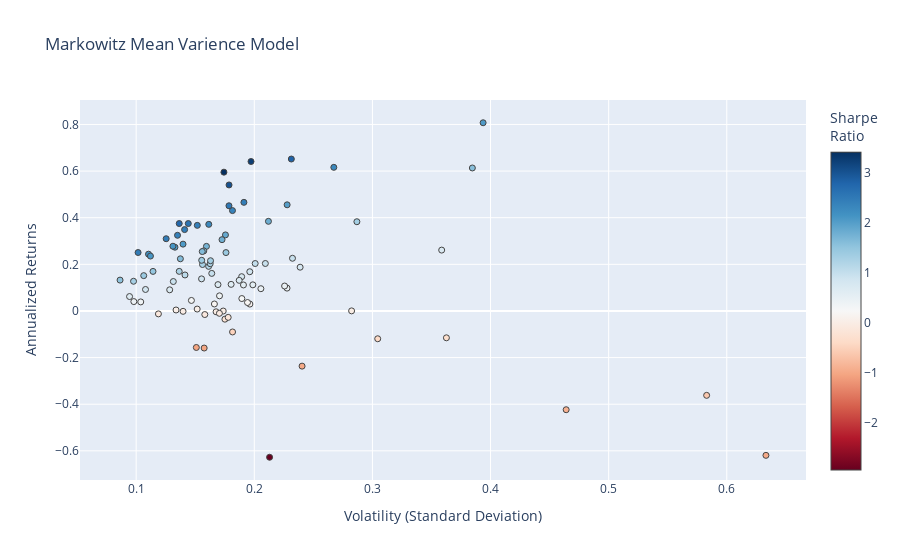

Source (notebook cell):
### Code cell
hover_texts = [
    f"{ticker} <br>Volatility: {vol:.3f} <br>Returns: {ret:.3%} <br>Sharpe Ratio: {sr:.3f}"
    for ticker, vol, ret, sr in zip(names, volatility, annualized_returns, sharpe_ratios)
]

fig = go.Figure(data=go.Scatter(
    x=volatility,
    y=annualized_returns,
    mode='markers',
    hoverinfo='text',
    hovertext=hover_texts,
    marker=dict(color=sharpe_ratios, colorscale = 'RdBu', size=6, line=dict(width=1), colorbar=dict(title="Sharpe<br>Ratio")
    )
))

fig.update_layout(
    title='Markowitz Mean Varience Model',
    xaxis_title='Volatility (Standard Deviation)',
    yaxis_title='Annualized Returns',
)

fig.show()

### Figure 1 — Plotly figure (JSON) as saved in the notebook; plotly's stock layout.template omitted (floating-point values rounded to 4 significant figures)
{"data": [{"hoverinfo": "text", "hovertext": ["BA_Close <br>Volatility: 0.174 <br>Returns: 59.541% <br>Sharpe Ratio: 3.416", "MCD_Close <br>Volatility: 0.136 <br>Returns: 37.497% <br>Sharpe Ratio: 2.748", "T_Close <br>Volatility: 0.175 <br>Returns: -3.526% <br>Sharpe Ratio: -0.201", "SO_Close <br>Volatility: 0.119 <br>Returns: -1.259% <br>Sharpe Ratio: -0.106", "CPB_Close <br>Volatility: 0.240 <br>Returns: -23.666% <br>Sharpe Ratio: -0.984", "UA_Close <br>Volatility: 0.464 <br>Returns: -42.368% <br>Sharpe Ratio: -0.913", "CVX_Close <br>Volatility: 0.141 <br>Returns: 15.444% <br>Sharpe Ratio: 1.093", "VZ_Close <br>Volatility: 0.169 <br>Returns: 11.300% <br>Sharpe Ratio: 0.668", "AAPL_Close <br>Volatility: 0.176 <br>Returns: 25.044% <br>Sharpe Ratio: 1.423", "RTX_Close <br>Volatility: 0.136 <br>Returns: 16.980% <br>Sharpe Ratio: 1.244", "GOOG_Close <br>Volatility: 0.160 <br>Returns: 27.711% <br>Sharpe Ratio: 1.737", "GOOGL_Close <br>Volatility: 0.157 <br>Returns: 25.766% <br>Sharpe Ratio: 1.638", "CMCSA_Close <br>Volatility: 0.206 <br>Returns: 9.549% <br>Sharpe Ratio: 0.465", "XOM_Close <br>Volatility: 0.104 <br>Returns: 3.880% <br>Sharpe Ratio: 0.374", "BAC_Close <br>Volatility: 0.209 <br>Returns: 20.360% <br>Sharpe Ratio: 0.972", "JPM_Close <br>Volatility: 0.156 <br>Returns: 19.920% <br>Sharpe Ratio: 1.276", "ABT_Close <br>Volatility: 0.140 <br>Returns: 28.667% <br>Sharpe Ratio: 2.053", "GE_Close <br>Volatility: 0.213 <br>Returns: -62.754% <br>Sharpe Ratio: -2.947", "PG_Close <br>Volatility: 0.098 <br>Returns: 4.023% <br>Sharpe Ratio: 0.410", "ETN_Close <br>Volatility: 0.155 <br>Returns: 13.763% <br>Sharpe Ratio: 0.886", "ACN_Close <br>Volatility: 0.133 <br>Returns: 27.346% <br>Sharpe Ratio: 2.059", "UNH_Close <br>Volatility: 0.141 <br>Returns: 34.904% <br>Sharpe Ratio: 2.475", "BABA_Close <br>Volatility: 0.267 <br>Returns: 61.610% <br>Sharpe Ratio: 2.305", "LMT_Close <br>Volatility: 0.110 <br>Returns: 24.360% <br>Sharpe Ratio: 2.206", "COST_Close <br>Volatility: 0.199 <br>Returns: 11.207% <br>Sharpe Ratio: 0.564", "SYY_Close <br>Volatility: 0.161 <br>Returns: 19.125% <br>Sharpe Ratio: 1.185", "BMY_Close <br>Volatility: 0.180 <br>Returns: 11.411% <br>Sharpe Ratio: 0.633", "RMD_Close <br>Volatility: 0.201 <br>Returns: 20.344% <br>Sharpe Ratio: 1.013", "SNAP_Close <br>Volatility: 0.633 <br>Returns: -61.938% <br>Sharpe Ratio: -0.978", "IBM_Close <br>Volatility: 0.158 <br>Returns: -15.905% <br>Sharpe Ratio: -1.009", "DUK_Close <br>Volatility: 0.094 <br>Returns: 6.184% <br>Sharpe Ratio: 0.655", "MMM_Close <br>Volatility: 0.131 <br>Returns: 27.772% <br>Sharpe Ratio: 2.118", "NVDA_Close <br>Volatility: 0.394 <br>Returns: 80.734% <br>Sharpe Ratio: 2.051", "CSCO_Close <br>Volatility: 0.164 <br>Returns: 16.111% <br>Sharpe Ratio: 0.982", "EMR_Close <br>Volatility: 0.163 <br>Returns: 20.267% <br>Sharpe Ratio: 1.246", "INTC_Close <br>Volatility: 0.176 <br>Returns: 32.628% <br>Sharpe Ratio: 1.858", "REGN_Close <br>Volatility: 0.282 <br>Returns: 0.032% <br>Sharpe Ratio: 0.001", "MA_Close <br>Volatility: 0.144 <br>Returns: 37.500% <br>Sharpe Ratio: 2.602", "GIS_Close <br>Volatility: 0.174 <br>Returns: -0.030% <br>Sharpe Ratio: -0.002", "GM_Close <br>Volatility: 0.189 <br>Returns: 14.706% <br>Sharpe Ratio: 0.777", "LLY_Close <br>Volatility: 0.147 <br>Returns: 4.513% <br>Sharpe Ratio: 0.308", "CRM_Close <br>Volatility: 0.156 <br>Returns: 25.484% <br>Sharpe Ratio: 1.634", "BIIB_Close <br>Volatility: 0.228 <br>Returns: 9.799% <br>Sharpe Ratio: 0.430", "KO_Close <br>Volatility: 0.086 <br>Returns: 13.237% <br>Sharpe Ratio: 1.533", "WFC_Close <br>Volatility: 0.171 <br>Returns: 6.484% <br>Sharpe Ratio: 0.380", "DIS_Close <br>Volatility: 0.158 <br>Returns: -1.539% <br>Sharpe Ratio: -0.097", "AMZN_Close <br>Volatility: 0.212 <br>Returns: 38.442% <br>Sharpe Ratio: 1.813", "EXC_Close <br>Volatility: 0.131 <br>Returns: 12.626% <br>Sharpe Ratio: 0.960", "NEE_Close <br>Volatility: 0.112 <br>Returns: 23.547% <br>Sharpe Ratio: 2.101", "PFE_Close <br>Volatility: 0.108 <br>Returns: 9.217% <br>Sharpe Ratio: 0.854", "DHR_Close <br>Volatility: 0.128 <br>Returns: 9.067% <br>Sharpe Ratio: 0.706", "GS_Close <br>Volatility: 0.196 <br>Returns: 2.945% <br>Sharpe Ratio: 0.150", "NFLX_Close <br>Volatility: 0.287 <br>Returns: 38.281% <br>Sharpe Ratio: 1.334", "F_Close <br>Volatility: 0.166 <br>Returns: 2.996% <br>Sharpe Ratio: 0.180", "HON_Close <br>Volatility: 0.102 <br>Returns: 25.067% <br>Sharpe Ratio: 2.467", "ZBH_Close <br>Volatility: 0.194 <br>Returns: 3.617% <br>Sharpe Ratio: 0.186", "TXN_Close <br>Volatility: 0.161 <br>Returns: 37.142% <br>Sharpe Ratio: 2.300", "SYK_Close <br>Volatility: 0.155 <br>Returns: 21.732% <br>Sharpe Ratio: 1.398", "PYPL_Close <br>Volatility: 0.231 <br>Returns: 65.170% <br>Sharpe Ratio: 2.817", "WMT_Close <br>Volatility: 0.182 <br>Returns: 43.058% <br>Sharpe Ratio: 2.372", "SAP_Close <br>Volatility: 0.137 <br>Returns: 22.379% <br>Sharpe Ratio: 1.628", "CAT_Close <br>Volatility: 0.197 <br>Returns: 64.107% <br>Sharpe Ratio: 3.250", "KR_Close <br>Volatility: 0.363 <br>Returns: -11.512% <br>Sharpe Ratio: -0.317", "EW_Close <br>Volatility: 0.232 <br>Returns: 22.603% <br>Sharpe Ratio: 0.973", "MO_Close <br>Volatility: 0.178 <br>Returns: -2.746% <br>Sharpe Ratio: -0.154", "AMGN_Close <br>Volatility: 0.168 <br>Returns: -0.355% <br>Sharpe Ratio: -0.021", "SRE_Close <br>Volatility: 0.134 <br>Returns: 0.416% <br>Sharpe Ratio: 0.031", "NKE_Close <br>Volatility: 0.226 <br>Returns: 10.695% <br>Sharpe Ratio: 0.474", "MSFT_Close <br>Volatility: 0.152 <br>Returns: 36.718% <br>Sharpe Ratio: 2.419", "JNJ_Close <br>Volatility: 0.114 <br>Returns: 16.968% <br>Sharpe Ratio: 1.485", "ADBE_Close <br>Volatility: 0.228 <br>Returns: 45.540% <br>Sharpe Ratio: 1.999", "HD_Close <br>Volatility: 0.135 <br>Returns: 32.454% <br>Sharpe Ratio: 2.404", "K_Close <br>Volatility: 0.182 <br>Returns: -9.007% <br>Sharpe Ratio: -0.496", "BSX_Close <br>Volatility: 0.170 <br>Returns: -1.012% <br>Sharpe Ratio: -0.059", "AEP_Close <br>Volatility: 0.106 <br>Returns: 15.149% <br>Sharpe Ratio: 1.424", "MDT_Close <br>Volatility: 0.152 <br>Returns: 0.821% <br>Sharpe Ratio: 0.054", "ABBV_Close <br>Volatility: 0.179 <br>Returns: 54.051% <br>Sharpe Ratio: 3.026", "QCOM_Close <br>Volatility: 0.239 <br>Returns: 18.777% <br>Sharpe Ratio: 0.786", "DE_Close <br>Volatility: 0.179 <br>Returns: 45.118% <br>Sharpe Ratio: 2.527", "MS_Close <br>Volatility: 0.196 <br>Returns: 16.831% <br>Sharpe Ratio: 0.858", "GILD_Close <br>Volatility: 0.189 <br>Returns: 5.321% <br>Sharpe Ratio: 0.281", "VRTX_Close <br>Volatility: 0.385 <br>Returns: 61.334% <br>Sharpe Ratio: 1.595", "TSLA_Close <br>Volatility: 0.359 <br>Returns: 26.105% <br>Sharpe Ratio: 0.728", "PM_Close <br>Volatility: 0.140 <br>Returns: -0.165% <br>Sharpe Ratio: -0.012", "META_Close <br>Volatility: 0.173 <br>Returns: 30.584% <br>Sharpe Ratio: 1.771", "V_Close <br>Volatility: 0.125 <br>Returns: 30.982% <br>Sharpe Ratio: 2.471", "ORCL_Close <br>Volatility: 0.187 <br>Returns: 13.134% <br>Sharpe Ratio: 0.701", "TMO_Close <br>Volatility: 0.163 <br>Returns: 21.553% <br>Sharpe Ratio: 1.323", "RDY_Close <br>Volatility: 0.304 <br>Returns: -11.923% <br>Sharpe Ratio: -0.392", "BTI_Close <br>Volatility: 0.191 <br>Returns: 11.154% <br>Sharpe Ratio: 0.584", "MRK_Close <br>Volatility: 0.151 <br>Returns: -15.661% <br>Sharpe Ratio: -1.038", "AMD_Close <br>Volatility: 0.583 <br>Returns: -36.203% <br>Sharpe Ratio: -0.621", "PEP_Close <br>Volatility: 0.098 <br>Returns: 12.729% <br>Sharpe Ratio: 1.302", "ISRG_Close <br>Volatility: 0.191 <br>Returns: 46.587% <br>Sharpe Ratio: 2.436"], "marker": {"color": [3.416, 2.748, -0.2013, -0.1059, -0.9843, -0.913, 1.093, 0.6676, 1.423, 1.244, 1.737, 1.638, 0.4645, 0.3735, 0.9725, 1.276, 2.053, -2.947, 0.4103, 0.8859, 2.059, 2.475, 2.305, 2.206, 0.5638, 1.185, 0.6326, 1.013, -0.9782, -1.009, 0.655, 2.118, 2.051, 0.9824, 1.246, 1.858, 0.001131, 2.602, -0.00173, 0.7768, 0.3075, 1.634, 0.4303, 1.533, 0.3801, -0.09731, 1.813, 0.9605, 2.101, 0.8542, 0.7062, 0.15, 1.334, 0.1803, 2.467, 0.1862, 2.3, 1.398, 2.817, 2.372, 1.628, 3.25, -0.3175, 0.9728, -0.1544, -0.02118, 0.03112, 0.4739, 2.419, 1.485, 1.999, 2.404, -0.496, -0.05938, 1.424, 0.0541, 3.026, 0.7863, 2.527, 0.8579, 0.2808, 1.595, 0.7279, -0.01179, 1.771, 2.471, 0.7015, 1.323, -0.3916, 0.5845, -1.038, -0.621, 1.302, 2.436], "colorbar": {"title": {"text": "Sharpe<br>Ratio"}}, "colorscale": [[0, "rgb(103,0,31)"], [0.1, "rgb(178,24,43)"], [0.2, "rgb(214,96,77)"], [0.3, "rgb(244,165,130)"], [0.4, "rgb(253,219,199)"], [0.5, "rgb(247,247,247)"], [0.6, "rgb(209,229,240)"], [0.7, "rgb(146,197,222)"], [0.8, "rgb(67,147,195)"], [0.9, "rgb(33,102,172)"], [1, "rgb(5,48,97)"]], "line": {"width": 1}, "size": 6}, "mode": "markers", "type": "scatter", "x": [0.1743, 0.1365, 0.1751, 0.1188, 0.2404, 0.464, 0.1413, 0.1693, 0.176, 0.1365, 0.1595, 0.1573, 0.2056, 0.1039, 0.2094, 0.1562, 0.1397, 0.213, 0.09803, 0.1554, 0.1328, 0.141, 0.2673, 0.1104, 0.1988, 0.1614, 0.1804, 0.2008, 0.6332, 0.1576, 0.09441, 0.1311, 0.3937, 0.164, 0.1627, 0.1756, 0.2824, 0.1441, 0.1737, 0.1893, 0.1468, 0.1559, 0.2277, 0.08636, 0.1706, 0.1581, 0.212, 0.1315, 0.1121, 0.1079, 0.1284, 0.1963, 0.2869, 0.1662, 0.1016, 0.1943, 0.1615, 0.1555, 0.2314, 0.1815, 0.1374, 0.1972, 0.3627, 0.2323, 0.1779, 0.1677, 0.1338, 0.2257, 0.1518, 0.1143, 0.2278, 0.135, 0.1816, 0.1705, 0.1064, 0.1517, 0.1786, 0.2388, 0.1786, 0.1962, 0.1895, 0.3846, 0.3586, 0.1397, 0.1727, 0.1254, 0.1872, 0.163, 0.3045, 0.1908, 0.1509, 0.5829, 0.09778, 0.1912], "y": [0.5954, 0.375, -0.03526, -0.01259, -0.2367, -0.4237, 0.1544, 0.113, 0.2504, 0.1698, 0.2771, 0.2577, 0.09549, 0.0388, 0.2036, 0.1992, 0.2867, -0.6275, 0.04023, 0.1376, 0.2735, 0.349, 0.6161, 0.2436, 0.1121, 0.1912, 0.1141, 0.2034, -0.6194, -0.159, 0.06184, 0.2777, 0.8073, 0.1611, 0.2027, 0.3263, 0.0003193, 0.375, -0.0003004, 0.1471, 0.04513, 0.2548, 0.09799, 0.1324, 0.06484, -0.01539, 0.3844, 0.1263, 0.2355, 0.09217, 0.09067, 0.02945, 0.3828, 0.02996, 0.2507, 0.03617, 0.3714, 0.2173, 0.6517, 0.4306, 0.2238, 0.6411, -0.1151, 0.226, -0.02746, -0.003551, 0.004162, 0.107, 0.3672, 0.1697, 0.4554, 0.3245, -0.09007, -0.01012, 0.1515, 0.008205, 0.5405, 0.1878, 0.4512, 0.1683, 0.05321, 0.6133, 0.261, -0.001647, 0.3058, 0.3098, 0.1313, 0.2155, -0.1192, 0.1115, -0.1566, -0.362, 0.1273, 0.4659]}], "layout": {"title": {"text": "Markowitz Mean Varience Model"}, "xaxis": {"title": {"text": "Volatility (Standard Deviation)"}}, "yaxis": {"title": {"text": "Annualized Returns"}}}}
